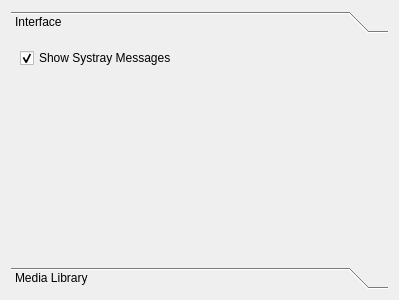
<?xml version="1.0" encoding="UTF-8"?>
<ui version="4.0">
 <class>Dialog</class>
 <widget class="QDialog" name="Dialog">
  <property name="windowModality">
   <enum>Qt::ApplicationModal</enum>
  </property>
  <property name="geometry">
   <rect>
    <x>0</x>
    <y>0</y>
    <width>399</width>
    <height>300</height>
   </rect>
  </property>
  <property name="windowTitle">
   <string>Settings</string>
  </property>
  <property name="modal">
   <bool>true</bool>
  </property>
  <layout class="QGridLayout" name="gridLayout">
   <item row="0" column="0">
    <widget class="QToolBox" name="toolBox">
     <property name="currentIndex">
      <number>0</number>
     </property>
     <widget class="QWidget" name="interface">
      <property name="geometry">
       <rect>
        <x>0</x>
        <y>0</y>
        <width>381</width>
        <height>212</height>
       </rect>
      </property>
      <attribute name="label">
       <string>Interface</string>
      </attribute>
      <layout class="QGridLayout" name="gridLayout_3">
       <item row="0" column="0">
        <widget class="QCheckBox" name="systryMsgChck">
         <property name="text">
          <string>Show Systray Messages</string>
         </property>
         <property name="checked">
          <bool>true</bool>
         </property>
        </widget>
       </item>
       <item row="1" column="0">
        <spacer name="verticalSpacer_2">
         <property name="orientation">
          <enum>Qt::Vertical</enum>
         </property>
         <property name="sizeHint" stdset="0">
          <size>
           <width>20</width>
           <height>40</height>
          </size>
         </property>
        </spacer>
       </item>
      </layout>
     </widget>
     <widget class="QWidget" name="library">
      <property name="geometry">
       <rect>
        <x>0</x>
        <y>0</y>
        <width>381</width>
        <height>212</height>
       </rect>
      </property>
      <attribute name="label">
       <string>Media Library</string>
      </attribute>
      <layout class="QGridLayout" name="gridLayout_2">
       <item row="0" column="0">
        <widget class="QLabel" name="label">
         <property name="text">
          <string>Directory</string>
         </property>
         <property name="buddy">
          <cstring>mdlbrLineEdit</cstring>
         </property>
        </widget>
       </item>
       <item row="0" column="1">
        <widget class="QLineEdit" name="mdlbrLineEdit">
         <property name="minimumSize">
          <size>
           <width>200</width>
           <height>0</height>
          </size>
         </property>
        </widget>
       </item>
       <item row="0" column="2">
        <widget class="QToolButton" name="mdlbBttn">
         <property name="text">
          <string>...</string>
         </property>
        </widget>
       </item>
       <item row="1" column="0" colspan="2">
        <widget class="QCheckBox" name="mdlbrWtchChck">
         <property name="text">
          <string>Watch for Changes</string>
         </property>
        </widget>
       </item>
       <item row="2" column="1">
        <spacer name="verticalSpacer">
         <property name="orientation">
          <enum>Qt::Vertical</enum>
         </property>
         <property name="sizeHint" stdset="0">
          <size>
           <width>20</width>
           <height>124</height>
          </size>
         </property>
        </spacer>
       </item>
      </layout>
     </widget>
    </widget>
   </item>
  </layout>
 </widget>
 <resources/>
 <connections/>
</ui>
